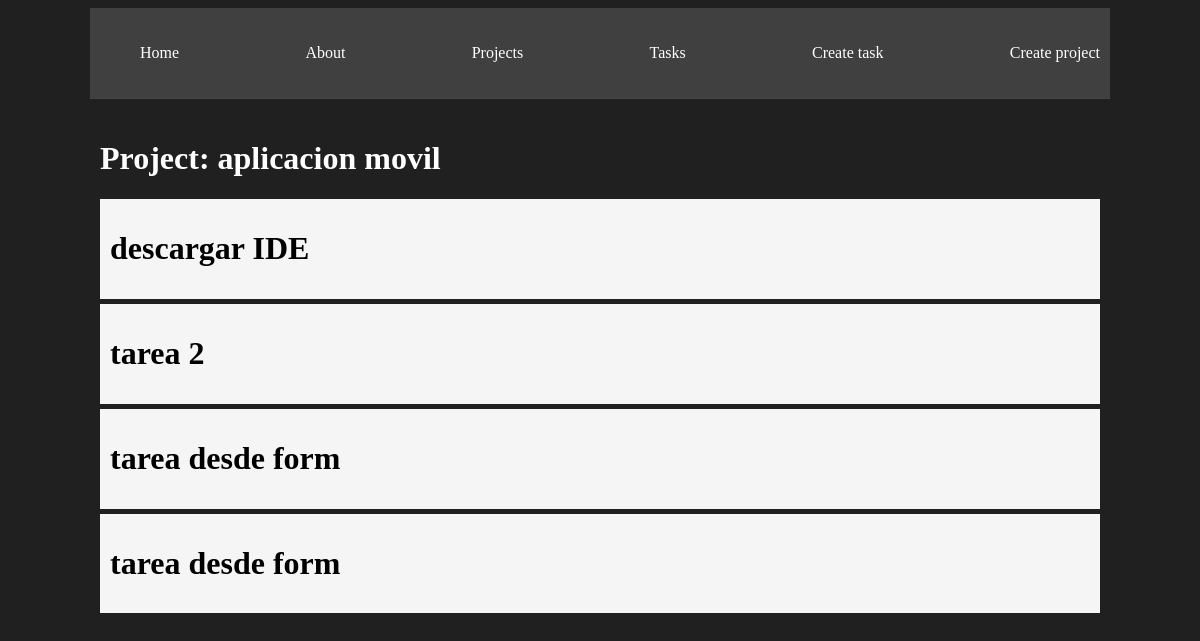
The page /projects/1 on the database as committed earlier.
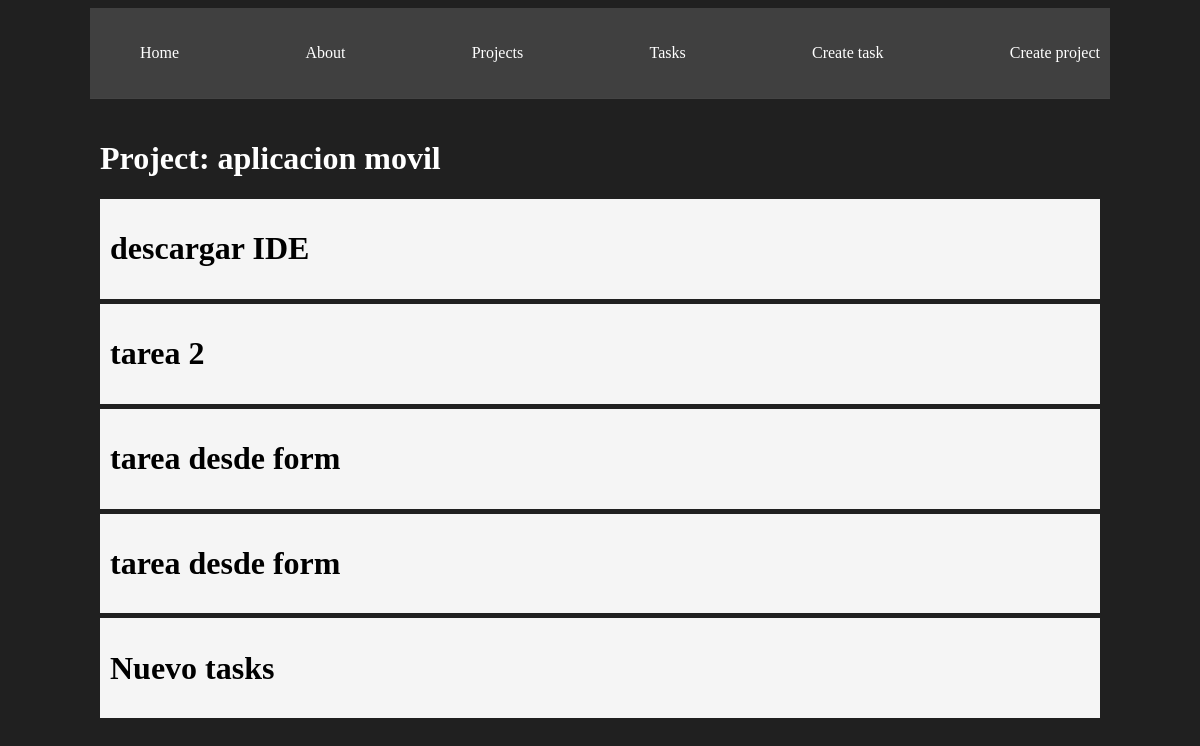
The same page on the database as committed later.
### miapp/models.py (models this page shows, shortened)
class Task(models.Model):    # equivale a tabla
    title = models.CharField(max_length=200)
    description = models.TextField()
    project = models.ForeignKey(Project, on_delete=models.CASCADE)    # clave foranea. Si se borra el proyecto, se borran las tareas asociadas en cascada
    done = models.BooleanField(default=False)    # por defecto, la tarea no esta hecha

### miapp/views.py (the view)
# urls.py: path('projects/<int:id>', views.project_detail, name='project_detail'),
def project_detail(request, id):
    project =get_object_or_404(Project, id=id)    # devuelve un 404 si no encuentra el objeto
    tasks = Task.objects.filter(project=id)    # devuelve todas las tareas del proyecto
    return render(request, 'projects/detail.html', {'project':project, 'tasks':tasks})

### miapp/models.py (called while the page is built)
    def __str__(self):    # devuelve el nombre del proyecto como string
        return self.name

### miapp/templates/projects/detail.html
{% extends 'layouts/base.html'%}
{% block content %}
    <h1>Project: {{ project }}</h1>
    {% for task in tasks %}
    <div class="card">
        <h1>
            {{ task.title }}
        </h1>
    </div>
    {% endfor %}
{% endblock %}

Rows that differ between the two databases and show on the page:
added Task: title "Nuevo tasks"
